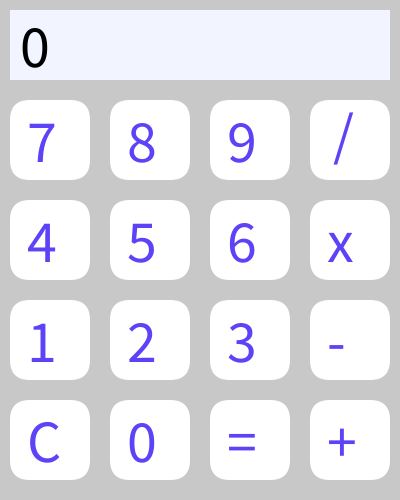
Frame 1 (no input)
Frame 60 (the mouse pressed at the canvas centre just before this capture): identical to frame 1, image omitted
Frame 120 (the mouse held since frame 60 and released just before this capture): identical to frame 1, image omitted

The Processing sketch that drew this single still picture (run headless with seeded random() and noise(); from frame 60 on, the mouse is pressed at the canvas centre):

// Processing sketch: h13_opd_1
// ── h13_opd_1.pde
 Keypad keyPad;

color backgroundC = color(200);

String entery_text= "0";

void setup(){
  size(400, 500);
    background(backgroundC);
  noStroke();
  textSize(60);
  
  keyPad = new Keypad();
}

void draw(){


  keyPad.Display();
}

class Keypad {
color backgroundC = color(200);
color entryC = color(242,244,255);
color entryTC = color(0);
color buttonC = color(255);
color buttonTC = color(93, 67, 247);


  Keypad() {
    
  }
    void Display(){
      
      
 //making the background behind the keys gray     
  background(backgroundC);
  
  //making the screen display background slightly purple
  fill(entryC);
  rect(10, 10, 380, 70);
  
  fill(entryTC);
  text(entery_text, 20, 67);
  
  //making the background of the button's white
  fill(buttonC);
  
  //The square for 7
  rect(10, 100, 80, 80, 20);
  
  //the square for 8
  rect(110, 100, 80, 80, 20);
  
  //the square for 9
  rect(210, 100, 80, 80, 20);
  
    //the square for /
  rect(310, 100, 80, 80, 20);
  
    //the square for 4
  rect(10, 200, 80, 80, 20);
  
    //the square for 5
  rect(110, 200, 80, 80, 20);
  
    //the square for 6
  rect(210, 200, 80, 80, 20);
  
    //the square for x
  rect(310, 200, 80, 80, 20);
  
    //the square for 1
  rect(10, 300, 80, 80, 20);
  
    //the square for 2
  rect(110, 300, 80, 80, 20);
  
    //the square for 3
  rect(210, 300, 80, 80, 20);
  
    //the square for -
  rect(310, 300, 80, 80, 20);
  
    //the square for C
  rect(10, 400, 80, 80, 20);
  
    //the square for 0
  rect(110, 400, 80, 80, 20);
  
    //the square for =
  rect(210, 400, 80, 80, 20);
  
    //the square for +
  rect(310, 400, 80, 80, 20);
  
  fill(buttonTC);
  
  text("7", 27, 162);
  text("8", 127, 162);
  text("9", 227, 162);
  text("/", 333, 155);
  
  text("4", 27, 262);
  text("5", 127, 262);
  text("6", 227, 262);
  text("x", 327, 262);
  
  text("1", 27, 362);
  text("2", 127, 362);
  text("3", 227, 362);
  text("-", 327, 362);
  
  text("C", 27, 462);
  text("0", 127, 462);
  text("=", 227, 462);
  text("+", 327, 462);

    

}

void Input(){

  
}
  }
  
  
  
 void mouseClicked(){

  println("7", 27, 162);
  println("8", 127, 162);
  println("9", 227, 162);
  println("/", 333, 155);
  
  println("4", 27, 262);
  println("5", 127, 262);
  println("6", 227, 262);
  println("x", 327, 262);
  
  println("1", 27, 362);
  println("2", 127, 362);
  println("3", 227, 362);
  println("-", 327, 362);
  
  println("C", 27, 462);
  println("0", 127, 462);
  println("=", 227, 462);
  println("+", 327, 462);
 }
